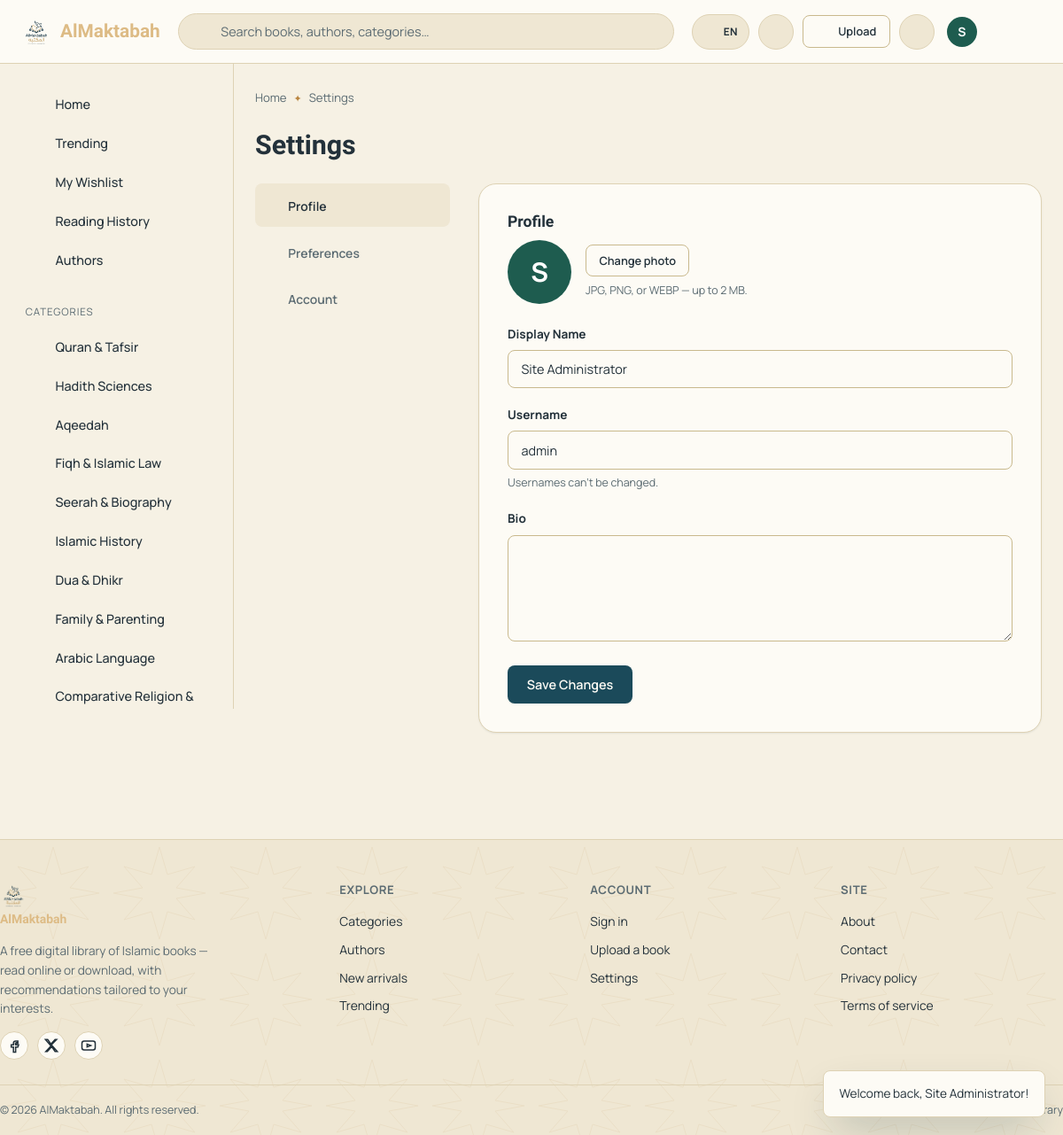
The page /settings.php (signed in) on the database its author committed.
### tables this page shows
CREATE TABLE IF NOT EXISTS users (
    id               INT UNSIGNED AUTO_INCREMENT PRIMARY KEY,
    username         VARCHAR(50)  NOT NULL UNIQUE,
    email            VARCHAR(150) NOT NULL UNIQUE,
    password         VARCHAR(255) NOT NULL,
    email_verified   TINYINT(1) NOT NULL DEFAULT 0,
    display_name     VARCHAR(100) DEFAULT NULL,
    profile_image    VARCHAR(255) DEFAULT NULL,
    bio              TEXT DEFAULT NULL,
    role             ENUM('user','subadmin','admin') NOT NULL DEFAULT 'user',
    permissions      JSON DEFAULT NULL COMMENT 'granular permission keys for subadmins',
    status           ENUM('active','suspended','banned') NOT NULL DEFAULT 'active',
    theme_preference ENUM('light','dark','auto') NOT NULL DEFAULT 'auto',
    language_preference VARCHAR(10) NOT NULL DEFAULT 'en',
    remember_token   VARCHAR(255) DEFAULT NULL,
    reset_token      VARCHAR(255) DEFAULT NULL,
    reset_expires    DATETIME DEFAULT NULL,
    last_login       DATETIME DEFAULT NULL,
    created_at       TIMESTAMP NOT NULL DEFAULT CURRENT_TIMESTAMP,
    updated_at       TIMESTAMP NOT NULL DEFAULT CURRENT_TIMESTAMP ON UPDATE CURRENT_TIMESTAMP,
    INDEX idx_role (role),
    INDEX idx_status (status)
);

CREATE TABLE IF NOT EXISTS categories (
    id          INT UNSIGNED AUTO_INCREMENT PRIMARY KEY,
    parent_id   INT UNSIGNED DEFAULT NULL,
    name        VARCHAR(100) NOT NULL,
    slug        VARCHAR(120) NOT NULL UNIQUE,
    description TEXT DEFAULT NULL,
    icon        VARCHAR(50) NOT NULL DEFAULT 'book',
    sort_order  INT UNSIGNED NOT NULL DEFAULT 0,
    created_at  TIMESTAMP NOT NULL DEFAULT CURRENT_TIMESTAMP,
    FOREIGN KEY (parent_id) REFERENCES categories(id) ON DELETE SET NULL,
    INDEX idx_parent (parent_id)
);

### classes/Database.php (called while the page is built, shortened)
<?php
class Database
{
    private static ?PDO $instance = null;
    public static function getInstance(): PDO
    {
        if (self::$instance === null) {
            $dsn = 'mysql:host=' . DB_HOST . ';dbname=' . DB_NAME . ';charset=' . DB_CHARSET;
            $options = [
                PDO::ATTR_ERRMODE            => PDO::ERRMODE_EXCEPTION,
                PDO::ATTR_DEFAULT_FETCH_MODE => PDO::FETCH_ASSOC,
                PDO::ATTR_EMULATE_PREPARES   => false,
            ];
            try {
                self::$instance = new PDO($dsn, DB_USER, DB_PASS, $options);
            } catch (PDOException $e) {
                error_log('Database connection failed: ' . $e->getMessage());
                http_response_code(500);
                die('Unable to connect to the database. Please check config/database.php and try again.');
            }
        }
        return self::$instance;
    }
    public static function fetchAll(string $sql, array $params = []): array
    {
        $stmt = self::getInstance()->prepare($sql);
        $stmt->execute($params);
        return $stmt->fetchAll();
    }
    public static function fetchOne(string $sql, array $params = []): ?array
    {
        $stmt = self::getInstance()->prepare($sql);
        $stmt->execute($params);
        $row = $stmt->fetch();
        return $row === false ? null : $row;
    }
}

### classes/User.php (called while the page is built, shortened)
<?php
class User
{
    public static function find(int $id): ?array
    {
        return Database::fetchOne('SELECT * FROM users WHERE id = ?', [$id]);
    }
}

### config/config.php (called while the page is built, shortened)
<?php
spl_autoload_register(function (string $class) {
    $path = __DIR__ . '/../classes/' . $class . '.php';
});
require_once __DIR__ . '/database.php';
require_once ROOT_PATH . '/includes/functions.php';

### classes/Auth.php (called while the page is built, shortened)
<?php
class Auth
{
    public static function check(): bool
    {
        if (!empty($_SESSION['user_id'])) {
            return true;
        }
        return self::loginFromRememberCookie();
    }
    public static function id(): ?int
    {
        return $_SESSION['user_id'] ?? null;
    }
}

### classes/I18n.php (called while the page is built, shortened)
<?php
class I18n
{
    private static array $strings = [];
    private static string $lang = 'en';
    private static bool $booted = false;
    public static function init(): void
    {
        if (self::$booted) return;
        self::$booted = true;
        self::$lang = self::resolveLang();
        $file = ROOT_PATH . '/languages/' . self::$lang . '.php';
        self::$strings = is_file($file) ? require $file : [];
    }
    private static function resolveLang(): string
    {
        if (!empty($_SESSION['language_preference'])) {
            return self::validOrDefault($_SESSION['language_preference']);
        }
        return 'en';
    }
    public static function validOrDefault(?string $lang): string
    {
        return $lang !== null && isset(self::SUPPORTED[$lang]) ? $lang : 'en';
    }
    public static function t(string $key, ?string $default = null): string
    {
        return self::$strings[$key] ?? $default ?? $key;
    }
}

### classes/Category.php (called while the page is built, shortened)
<?php
class Category
{
    public static function topLevel(): array
    {
        return Database::fetchAll('SELECT * FROM categories WHERE parent_id IS NULL ORDER BY sort_order ASC, name ASC');
    }
}

### settings.php (the view, shortened to what this page needs)
<?php
require_once __DIR__ . '/config/config.php';
$section = $_GET['section'] ?? 'profile';
$user = User::find(Auth::id());
include __DIR__ . '/includes/head.php';
include __DIR__ . '/includes/header.php';
include __DIR__ . '/includes/sidebar.php';
?>
<nav class="breadcrumbs"><a href="<?= url('index.php') ?>">Home</a><span class="crumb-sep">✦</span><span>Settings</span></nav>
<h1 class="page-title" style="margin-bottom:1.5rem;">Settings</h1>
<div class="settings-grid">
    <nav class="settings-nav">
        <a href="?section=profile" class="<?= $section === 'profile' ? 'active' : '' ?>"><?= icon('user') ?> Profile</a>
        <a href="?section=preferences" class="<?= $section === 'preferences' ? 'active' : '' ?>"><?= icon('settings') ?> Preferences</a>
        <a href="?section=account" class="<?= $section === 'account' ? 'active' : '' ?>"><?= icon('shield') ?> Account</a>
    </nav>
    <div>
        <?php if ($section === 'profile'): ?>
            <div class="form-card">
                <h2 style="font-size:1.1rem;">Profile</h2>
                <form method="post" enctype="multipart/form-data">
                    <div class="flex items-center gap-2" style="margin-bottom:1.5rem;">
                        <?= avatar_html(array_merge($user, ['profile_image' => $user['profile_image']]), 72) ?>
                        <div>
                            <label class="btn btn-sm btn-outline" style="cursor:pointer;">
                                Change photo <input type="file" name="avatar" accept="image/jpeg,image/png,image/webp" style="display:none;" onchange="this.closest('form').submit()">
                            </label>
                            <div class="form-hint">JPG, PNG, or WEBP — up to <?= format_bytes(MAX_AVATAR_SIZE) ?>.</div>
                        </div>
                    </div>
                    <div class="form-group">
                        <label class="form-label">Display Name</label>
                        <input type="text" name="display_name" class="form-input" value="<?= e($user['display_name'] ?: $user['username']) ?>" maxlength="100">
                    </div>
                    <div class="form-group">
                        <label class="form-label">Username</label>
                        <input type="text" class="form-input" value="<?= e($user['username']) ?>" disabled>
                        <div class="form-hint">Usernames can't be changed.</div>
                    </div>
                    <div class="form-group">
                        <label class="form-label">Bio</label>
                        <textarea name="bio" class="form-textarea" maxlength="500"><?= e($user['bio'] ?? '') ?></textarea>
                    </div>
                    <button type="submit" class="btn btn-primary">Save Changes</button>
                </form>
            </div>
        <?php endif; ?>
    </div>
</div>
<?php include __DIR__ . '/includes/footer.php'; ?>

### includes/functions.php (shortened to what this page needs)
<?php
function e(?string $value): string
{
    return htmlspecialchars((string) $value, ENT_QUOTES, 'UTF-8');
}
function t(string $key, ?string $default = null): string
{
    return I18n::t($key, $default);
}
function url(string $path = ''): string
{
    $path = ltrim($path, '/');
    return rtrim(SITE_URL, '/') . '/' . $path;
}
function format_bytes(?int $bytes): string
{
    $units = ['B', 'KB', 'MB', 'GB'];
    $i = 0;
    $value = $bytes;
    while ($value >= 1024 && $i < count($units) - 1) {
        $value /= 1024;
        $i++;
    }
    return round($value, 1) . ' ' . $units[$i];
}
function avatar_html(array $user, int $size = 40): string
{
    $name = $user['display_name'] ?? $user['username'] ?? '?';
    $initial = mb_strtoupper(mb_substr(trim($name), 0, 1));
    $palette = ['#1B4A5A', '#C89B5C', '#1E5C4F', '#7A4B3A', '#2D6577', '#8A5A2B'];
    $hash = crc32($user['username'] ?? $name);
    $color = $palette[$hash % count($palette)];
    return '<span class="avatar-initial" style="width:' . $size . 'px;height:' . $size . 'px;line-height:' . $size . 'px;font-size:' . round($size * 0.42) . 'px;background:' . $color . '">' . e($initial) . '</span>';
}
function icon(string $name, string $class = ''): string
{
    $path = $icons[$name] ?? $icons['book'];
    return '<svg class="icon ' . e($class) . '" viewBox="0 0 24 24" fill="none" stroke="currentColor" stroke-width="1.8" stroke-linecap="round" stroke-linejoin="round" aria-hidden="true">' . $path . '</svg>';
}
    ?>

### includes/sidebar.php (shortened to what this page needs)
<?php
$currentScript = basename($_SERVER['SCRIPT_NAME'] ?? '');
$activeCategoryId = isset($_GET['id']) && $currentScript === 'category.php' ? (int) $_GET['id'] : null;
$topCategories = Category::topLevel();
?>
<aside class="app-sidebar">
    <div class="sidebar-section">
        <a class="sidebar-link <?= $currentScript === 'index.php' ? 'active' : '' ?>" href="<?= url('index.php') ?>"><?= icon('home') ?> <?= e(t('sidebar.home')) ?></a>
        <a class="sidebar-link <?= $currentScript === 'search.php' && ($_GET['sort'] ?? '') === 'popular' ? 'active' : '' ?>" href="<?= url('search.php?sort=popular') ?>"><?= icon('chart') ?> <?= e(t('sidebar.trending')) ?></a>
        <?php if ($currentUser): ?>
        <a class="sidebar-link <?= $currentScript === 'wishlist.php' ? 'active' : '' ?>" href="<?= url('wishlist.php') ?>"><?= icon('bookmark') ?> <?= e(t('sidebar.wishlist')) ?></a>
        <a class="sidebar-link <?= $currentScript === 'history.php' ? 'active' : '' ?>" href="<?= url('history.php') ?>"><?= icon('eye') ?> <?= e(t('sidebar.history')) ?></a>
        <?php endif; ?>
        <a class="sidebar-link <?= $currentScript === 'authors.php' ? 'active' : '' ?>" href="<?= url('authors.php') ?>"><?= icon('users') ?> <?= e(t('sidebar.authors')) ?></a>
    </div>
    <div class="sidebar-section">
        <div class="sidebar-label"><?= e(t('sidebar.categories')) ?></div>
        <?php foreach ($topCategories as $cat): ?>
            <a class="sidebar-link <?= $activeCategoryId === (int) $cat['id'] ? 'active' : '' ?>" href="<?= url('category.php?id=' . $cat['id'] . '&slug=' . $cat['slug']) ?>">
                <?= icon($cat['icon']) ?> <?= e($cat['name']) ?>
            </a>
        <?php endforeach; ?>
    </div>
</aside>
<main class="app-main" id="main-content">

### rows shown on the page
users: display_name "S S", display_name "Site Administrator", username "admin"
categories: name "Quran & Tafsir"
categories: name "Hadith Sciences"
categories: name "Aqeedah"
categories: name "Fiqh & Islamic Law"
categories: name "Seerah & Biography"
categories: name "Islamic History"
categories: name "Dua & Dhikr"
categories: name "Family & Parenting"
categories: name "Arabic Language"
categories: name "Comparative Religion &…"

### other values the page prints
SITE_NAME "AlMaktabah"
$currentLang "EN"
t('nav.upload') "Upload"
t('sidebar.home') "Home"
t('sidebar.trending') "Trending"
t('sidebar.wishlist') "My Wishlist"
t('sidebar.history') "Reading History"
t('sidebar.authors') "Authors"
t('sidebar.categories') "CATEGORIES"
format_bytes(MAX_AVATAR_SIZE) "2 MB"
setting('site_description') "A free digital library of Islamic books — read online or download, with recommendations tailored to your interests."
t('footer.explore') "EXPLORE"
t('footer.categories') "Categories"
t('footer.authors') "Authors"
t('footer.new_arrivals') "New arrivals"
